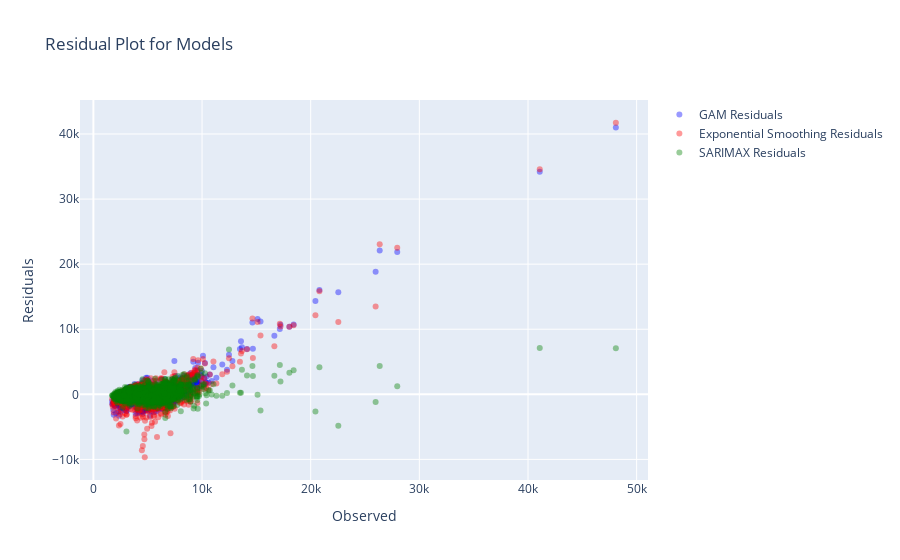

The cell this chart's notebook holds for it:
### Code cell
# Residual Plots

import plotly.express as px
import plotly.graph_objects as go

# Residual plot for GAM
gam_residuals = gam.deviance_residuals(x.iloc[:, :5], y)
fig = go.Figure()
fig.add_trace(go.Scatter(x=y, y=gam_residuals, mode='markers', name='GAM Residuals', marker=dict(color='blue', opacity=0.4)))

# Residual plot for Exponential Smoothing Model
exp_residuals = expModel.resid
fig.add_trace(go.Scatter(x=revenue, y=exp_residuals, mode='markers', name='Exponential Smoothing Residuals', marker=dict(color='red', opacity=0.4)))

# Residual plot for SARIMAX Model
sarimax_residuals = aggregated_data["Revenue"] - in_sample_predictions
fig.add_trace(go.Scatter(x=aggregated_data["Revenue"], y=sarimax_residuals, mode='markers', name='SARIMAX Residuals', marker=dict(color='green', opacity=0.4)))

# Update layout once at the end
fig.update_layout(title='Residual Plot for Models', xaxis_title='Observed', yaxis_title='Residuals')

fig.show()

### Figure 1 — Plotly figure (JSON) as saved in the notebook; plotly's stock layout.template omitted (floating-point values rounded to 4 significant figures; data arrays with more than 128 entries replaced by an {"elided": "..."} marker saying what was removed)
{"data": [{"marker": {"color": "blue", "opacity": 0.4}, "mode": "markers", "name": "GAM Residuals", "type": "scatter", "x": {"elided": "1815 float values"}, "y": {"elided": "1815 float values"}}, {"marker": {"color": "red", "opacity": 0.4}, "mode": "markers", "name": "Exponential Smoothing Residuals", "type": "scatter", "x": {"elided": "1815 float values"}, "y": {"elided": "1815 float values"}}, {"marker": {"color": "green", "opacity": 0.4}, "mode": "markers", "name": "SARIMAX Residuals", "type": "scatter", "x": {"elided": "1815 float values"}, "y": {"elided": "1815 float values"}}], "layout": {"title": {"text": "Residual Plot for Models"}, "xaxis": {"title": {"text": "Observed"}}, "yaxis": {"title": {"text": "Residuals"}}}}
